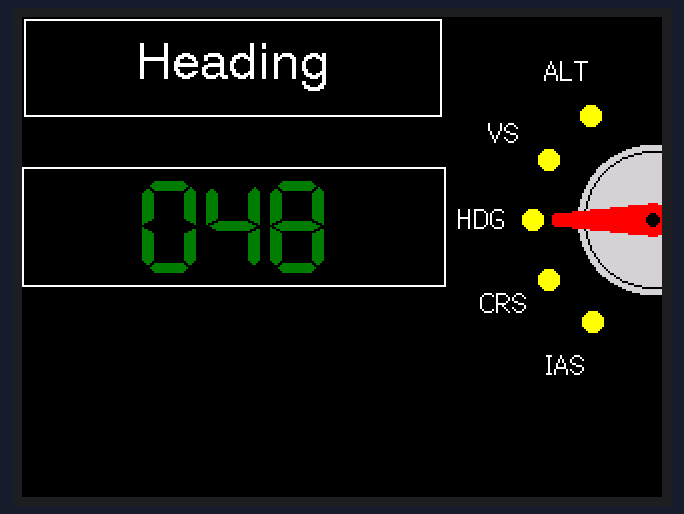
Simulated run of this program. Board: ESP32. Parts: 320×240 colour display. Random numbers use the default seed unless the program sets one; what the program prints to the serial monitor is not drawn.

Above: at 0.5 s.
At 5.6 s:
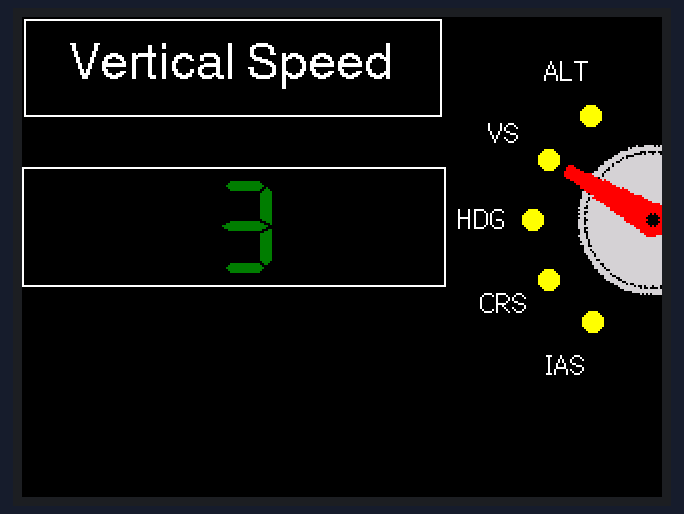
At 10.8 s:
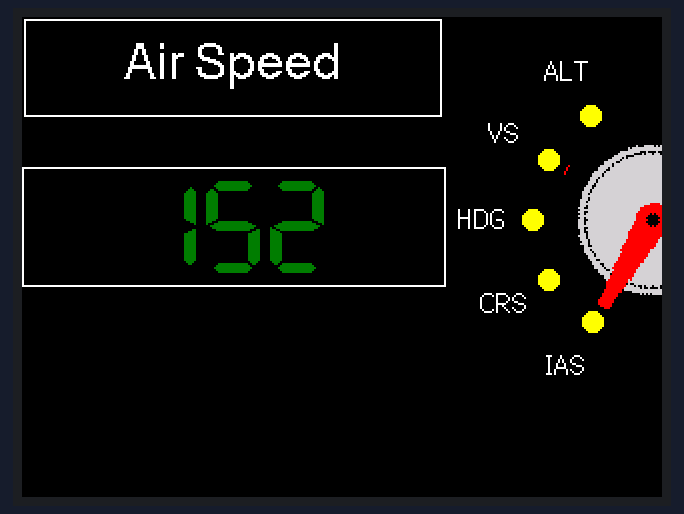
At 15.9 s:
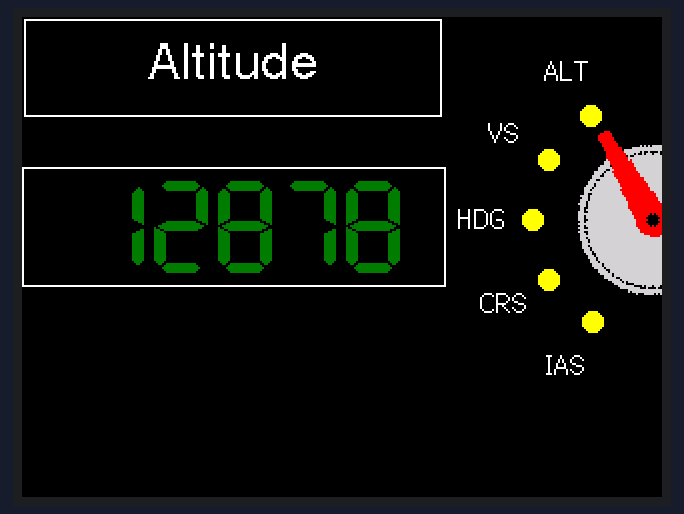
At 21.0 s:
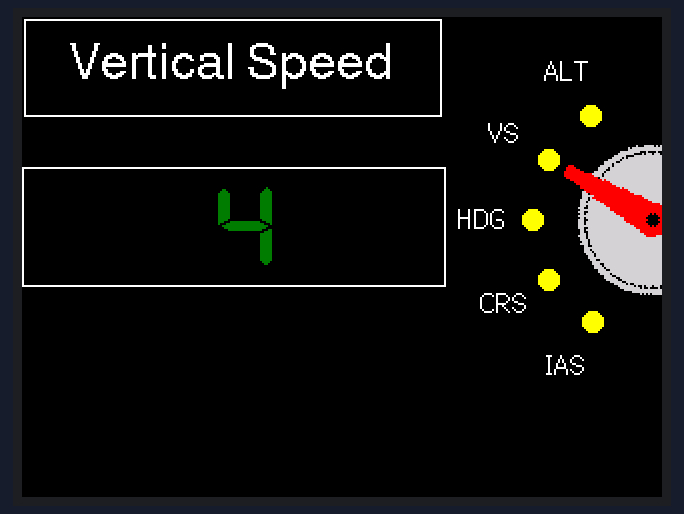
At 36.3 s:
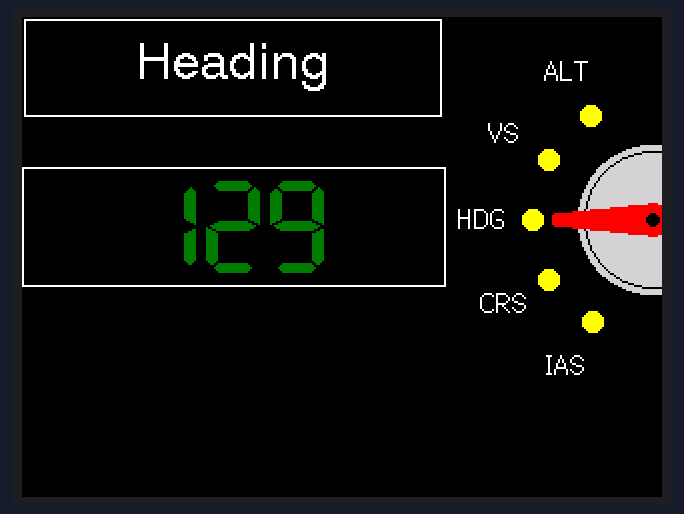

Measured:
- what the display in image 0 shows lasts 5.0 s, from 0.5 s to 5.5 s

The program:

main.cpp
```cpp
#include <Arduino.h>
#include <TFT_eSPI.h>
#include <FunctionSelector.h>
#include <DataDisplay.h>

TFT_eSPI tft = TFT_eSPI();
FunctionSelector selector = FunctionSelector(tft);
DataDisplay dataDisplay = DataDisplay(tft);

// CYD_DigitalClock myClock = CYD_DigitalClock(tft);

void setup() {
  Serial.begin(115200);
  tft.init();
  tft.setRotation(3);
  tft.fillScreen(TFT_BLACK);

  Serial.printf("width: %d, height: %d\n", tft.width(), tft.height());

  selector.begin();
  selector.drawSelector(10,10);

  dataDisplay.begin();
  dataDisplay.showDecimalValue(0, 5);
}

void loop() {
  static int old_selectorPosition = 0;
  static unsigned long updateFunctionTrigger = 0;

  long value;
  int selectorPosition;

  if (millis() >= updateFunctionTrigger) {
    updateFunctionTrigger = millis() + 5000;
    selectorPosition = random(1,6);
    if (selectorPosition != old_selectorPosition) {
        old_selectorPosition = selectorPosition;
        selector.updateFunction(selectorPosition);
    }
  }

  switch (selectorPosition) {
    case 1:
      // Airspeed
      value = random(80,280);
      dataDisplay.showDecimalValue(value, 3, false);
      break;
    case 2:
      // Course
      value = random(1,360);
      dataDisplay.showDecimalValue(value, 3);
      break;
    case 3:
      // Heading
      value = random(0,359);
      dataDisplay.showDecimalValue(value, 3);

      break;
    case 4:
      // Vertical Speed
      value = random(-5,5);
      dataDisplay.showDecimalValue(value, 2, false);
      break;
    case 5:
      // Altitude
      value = random(1200,45000);
      dataDisplay.showDecimalValue(value, 6, false);
      break;
    default:
      value = 0;
  }

  delay(1000);

}
```
